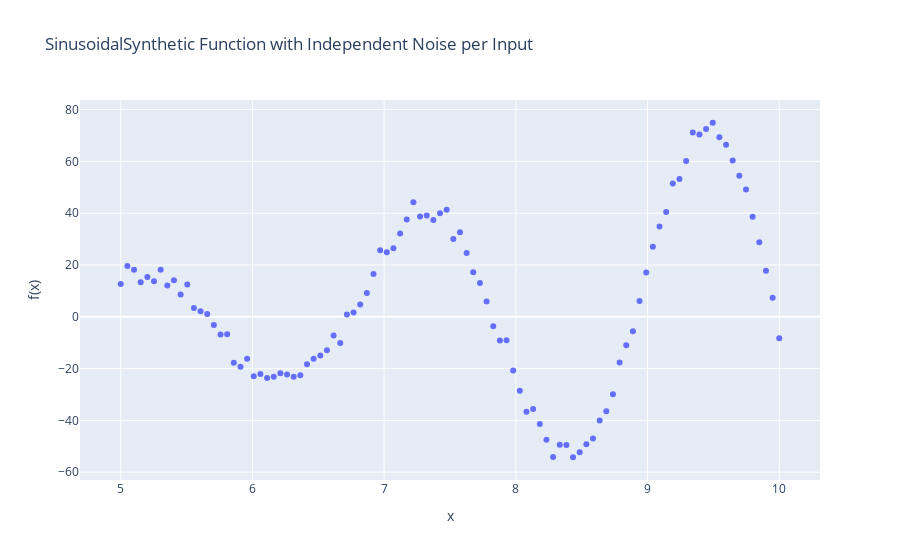

Notebook code cell kept with this figure:
### Code cell
# Example usage
sinusoidal_func = SinusoidalSynthetic(noise_coeff=3)

# Generate data points for visualization
x_values = np.linspace(5, 10, 100).reshape(-1, 1)
y_values = sinusoidal_func(x_values)

# Plot using Plotly
import plotly.graph_objects as go

fig = go.Figure()
fig.add_trace(go.Scatter(x=x_values.flatten(), y=y_values.flatten(), mode='markers', name='With Noise'))
fig.update_layout(
    title="SinusoidalSynthetic Function with Independent Noise per Input",
    xaxis_title="x",
    yaxis_title="f(x)"
)
fig.show()
